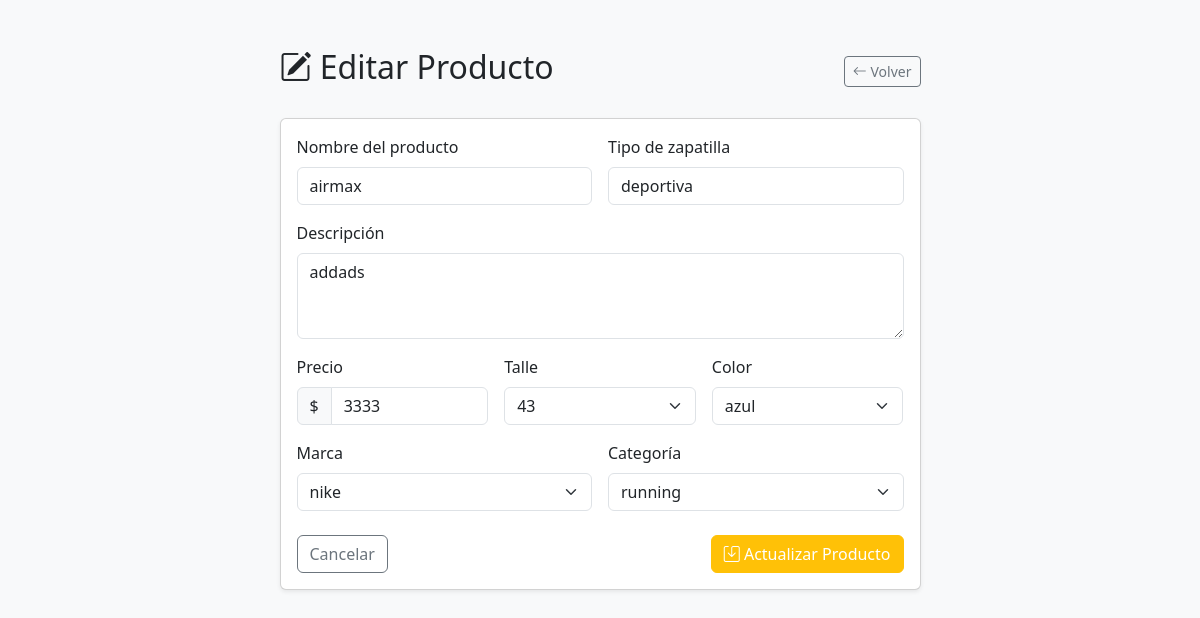
Screenshot of /public/index.php?action=editar&id=37 (signed in) with the database file from the repository.
### tables this page shows
CREATE TABLE `producto` (
  `id_producto` int NOT NULL AUTO_INCREMENT,
  `nombre` varchar(45) DEFAULT NULL,
  `descripcion` text,
  `tipodezapatillas` varchar(45) DEFAULT NULL,
  `precio` int DEFAULT NULL,
  `talle_id_talle` int NOT NULL,
  `marca_id_marca` int NOT NULL,
  `color_id_color` int NOT NULL,
  `categoria_id_categoria` int NOT NULL,
  `activo` tinyint(1) NOT NULL DEFAULT '1',
  PRIMARY KEY (`id_producto`),
  KEY `fk_productos_talle1_idx` (`talle_id_talle`),
  KEY `fk_productos_marca1_idx` (`marca_id_marca`),
  KEY `fk_productos_color1_idx` (`color_id_color`),
  KEY `fk_producto_categoria1_idx` (`categoria_id_categoria`),
  CONSTRAINT `fk_producto_categoria1` FOREIGN KEY (`categoria_id_categoria`) REFERENCES `categoria` (`id_categoria`),
  CONSTRAINT `fk_productos_color1` FOREIGN KEY (`color_id_color`) REFERENCES `color` (`id_color`),
  CONSTRAINT `fk_productos_marca1` FOREIGN KEY (`marca_id_marca`) REFERENCES `marca` (`id_marca`),
  CONSTRAINT `fk_productos_talle1` FOREIGN KEY (`talle_id_talle`) REFERENCES `talle` (`id_talle`)
);

CREATE TABLE `talle` (
  `id_talle` int NOT NULL AUTO_INCREMENT,
  `talles_disponibles` varchar(45) DEFAULT NULL,
  `descripcion` varchar(45) DEFAULT NULL,
  PRIMARY KEY (`id_talle`)
);

CREATE TABLE `color` (
  `id_color` int NOT NULL AUTO_INCREMENT,
  `colores_disponibles` varchar(45) DEFAULT NULL,
  `descripcion` varchar(45) DEFAULT NULL,
  PRIMARY KEY (`id_color`)
);

CREATE TABLE `marca` (
  `id_marca` int NOT NULL AUTO_INCREMENT,
  `marcas_disponibles` varchar(45) DEFAULT NULL,
  `tipodezapatilla` varchar(45) DEFAULT NULL,
  PRIMARY KEY (`id_marca`)
);

CREATE TABLE `categoria` (
  `id_categoria` int NOT NULL AUTO_INCREMENT,
  `tipodezapatilla` varchar(45) NOT NULL,
  PRIMARY KEY (`id_categoria`)
);

### app/models/producto/ProductController.php (called while the page is built, shortened)
<?php
require_once __DIR__ . '/Product.php';
class ProductController {
    private $producto;
    private $db;
    public function __construct() {
        $this->db      = (new Database())->connect();
        $this->producto = new Product($this->db);
    }
    public function edit() {
        $id       = $_GET['id'];
        $producto = $this->producto->obtener($id);
        $talles     = $this->db->query("SELECT * FROM talle ORDER BY talles_disponibles ASC")->fetchAll(PDO::FETCH_ASSOC);
        $colores    = $this->db->query("SELECT * FROM color ORDER BY colores_disponibles ASC")->fetchAll(PDO::FETCH_ASSOC);
        $marcas     = $this->db->query("SELECT * FROM marca ORDER BY marcas_disponibles ASC")->fetchAll(PDO::FETCH_ASSOC);
        $categorias = $this->db->query("SELECT * FROM categoria ORDER BY tipodezapatilla ASC")->fetchAll(PDO::FETCH_ASSOC);
        require __DIR__ . '/views/edit.php';
    }
}

### config/database.php (called while the page is built)
<?php
class Database {
    public function connect() {
        return new PDO("mysql:host=localhost;dbname=modelorelacional2", "root", "3704219257");
    }
}

### app/models/producto/product.php (called while the page is built, shortened)
<?php
class Product {
    private $conn;
    public function __construct($db) {
        $this->conn = $db;
    }
    public function obtener($id) {
        $sql = "SELECT * FROM producto WHERE id_producto = :id";
        $stmt = $this->conn->prepare($sql);
        $stmt->execute(['id' => $id]);
        return $stmt->fetch(PDO::FETCH_ASSOC);
    }
}

### app/models/producto/views/edit.php (the view, shortened to what this page needs)
<!DOCTYPE html>
<html lang="es">
<head>
    <link href="https://cdn.jsdelivr.net/npm/bootstrap@5.3.0/dist/css/bootstrap.min.css" rel="stylesheet">
    <link href="https://cdn.jsdelivr.net/npm/bootstrap-icons@1.10.5/font/bootstrap-icons.css" rel="stylesheet">
</head>
<body class="bg-light">
<div class="container mt-5">
    <div class="row justify-content-center">
        <div class="col-md-7">
            <div class="d-flex justify-content-between align-items-center mb-4">
                <h2><i class="bi bi-pencil-square"></i> Editar Producto</h2>
                <a href="index.php?action=productos" class="btn btn-outline-secondary btn-sm">
                    <i class="bi bi-arrow-left"></i> Volver
                </a>
            </div>
            <div class="card shadow-sm">
                <div class="card-body">
                    <form method="POST" action="index.php?action=actualizar">
                        <div class="row g-3">
                            <div class="col-md-6">
                                <label class="form-label">Nombre del producto</label>
                                <input type="text" name="nombre" class="form-control"
                                    value="<?= htmlspecialchars($producto['nombre']) ?>" required>
                            </div>
                            <div class="col-md-6">
                                <label class="form-label">Tipo de zapatilla</label>
                                <input type="text" name="tipodezapatillas" class="form-control"
                                    value="<?= htmlspecialchars($producto['tipodezapatillas']) ?>" required>
                            </div>
                            <div class="col-12">
                                <label class="form-label">Descripción</label>
                                <textarea name="descripcion" class="form-control" rows="3"><?= htmlspecialchars($producto['descripcion'] ?? '') ?></textarea>
                            </div>
                            <div class="col-md-4">
                                <label class="form-label">Precio</label>
                                <div class="input-group">
                                    <span class="input-group-text">$</span>
                                    <input type="number" name="precio" class="form-control"
                                        value="<?= $producto['precio'] ?>" min="1" step="0.01" required>
                                </div>
                            </div>
                            <div class="col-md-4">
                                <label class="form-label">Talle</label>
                                <select name="talle_id_talle" class="form-select" required>
                                    <?php foreach ($talles as $t): ?>
                                        <option value="<?= $t['id_talle'] ?>"
                                            <?= $t['id_talle'] == $producto['talle_id_talle'] ? 'selected' : '' ?>>
                                            <?= htmlspecialchars($t['talles_disponibles']) ?>
                                        </option>
                                    <?php endforeach; ?>
                                </select>
                            </div>
                            <div class="col-md-4">
                                <label class="form-label">Color</label>
                                <select name="color_id_color" class="form-select" required>
                                    <?php foreach ($colores as $c): ?>
                                        <option value="<?= $c['id_color'] ?>"
                                            <?= $c['id_color'] == $producto['color_id_color'] ? 'selected' : '' ?>>
                                            <?= htmlspecialchars($c['colores_disponibles']) ?>
                                        </option>
                                    <?php endforeach; ?>
                                </select>
                            </div>
                            <div class="col-md-6">
                                <label class="form-label">Marca</label>
                                <select name="marca_id_marca" class="form-select" required>
                                    <?php foreach ($marcas as $m): ?>
                                        <option value="<?= $m['id_marca'] ?>"
                                            <?= $m['id_marca'] == $producto['marca_id_marca'] ? 'selected' : '' ?>>
                                            <?= htmlspecialchars($m['marcas_disponibles']) ?>
                                        </option>
                                    <?php endforeach; ?>
                                </select>
                            </div>
                            <div class="col-md-6">
                                <label class="form-label">Categoría</label>
                                <select name="categoria_id_categoria" class="form-select" required>
                                    <?php foreach ($categorias as $cat): ?>
                                        <option value="<?= $cat['id_categoria'] ?>"
                                            <?= $cat['id_categoria'] == $producto['categoria_id_categoria'] ? 'selected' : '' ?>>
                                            <?= htmlspecialchars($cat['tipodezapatilla']) ?>
                                        </option>
                                    <?php endforeach; ?>
                                </select>
                            </div>
                        </div>
                        <div class="mt-4 d-flex justify-content-between">
                            <a href="index.php?action=productos" class="btn btn-outline-secondary">
                                Cancelar
                            </a>
                            <button type="submit" class="btn btn-warning text-white">
                                <i class="bi bi-save"></i> Actualizar Producto
                            </button>
                        </div>
                    </form>
                </div>
            </div>
        </div>
    </div>
</div>
</body>
</html>

### rows the page displays
producto: nombre "airmax", tipodezapatillas "deportiva", descripcion "addads", precio "3333", talle_id_talle "43", color_id_color "azul", marca_id_marca "nike", categoria_id_categoria "running"
